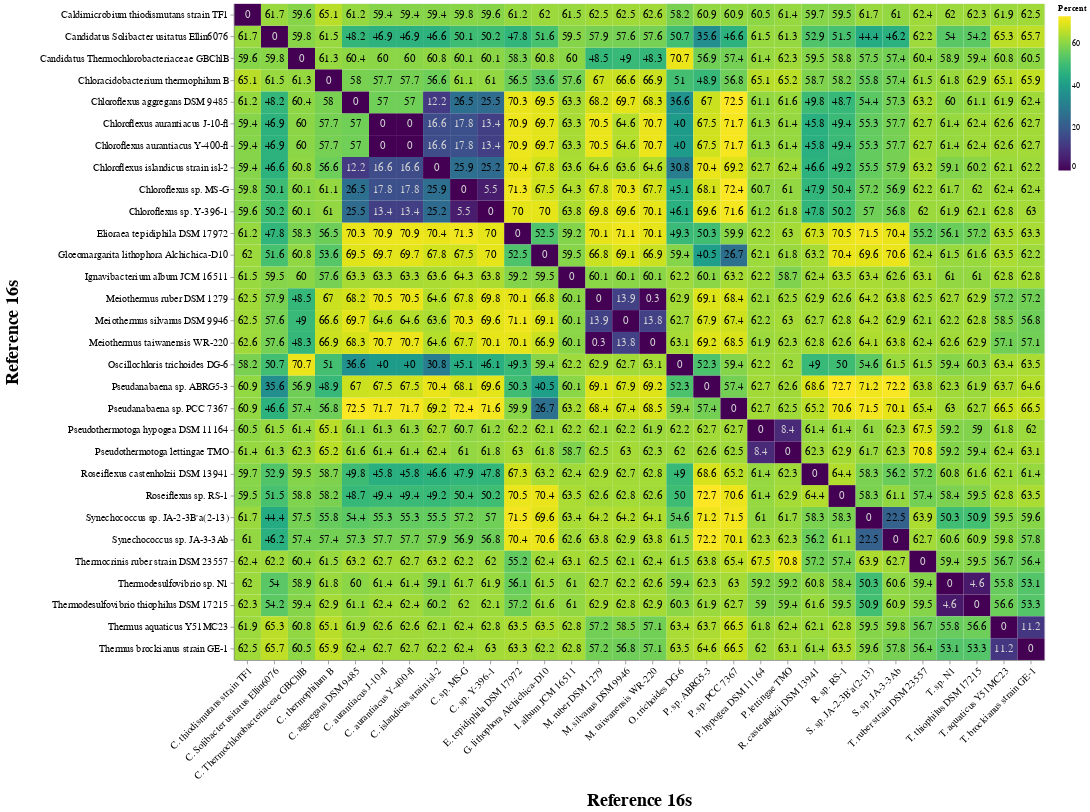

Notebook cell for this chart:
### Code cell
base = alt.Chart(
    adjustedNamesDF.copy(),
    ).encode(
    x=alt.X(
        "Reference 2:O",
        scale=alt.Scale(paddingInner=0),
        axis=alt.Axis(
            labelAngle=-45,
            labelLimit=10000,
            titleY=170
        ),
        title="Reference 16s",
        sort=explicitXAxisOrder
    ),
    y=alt.Y(
        "Reference 1:O",
        scale=alt.Scale(paddingInner=0),
        title="Reference 16s",
        axis=alt.Axis(
            labelLimit=10000,
            titleX=-275
        )
    )
).properties(
    width= 1050,
    height=850
)

heatmap = base.mark_rect().encode(
    color=alt.Color(
        "Percent:Q",
        scale=alt.Scale(scheme="viridis"),
    )
)

text = base.mark_text(
    baseline="middle",
    fontSize=14
    ).encode(
        text="Percent:Q",
        color=alt.condition(
            alt.datum.Percent < 20,
            alt.value("lightgrey"),
            alt.value("black"),
        )
)

heat_plot = heatmap + text

heat_plot.configure_axis(
    titleFontSize = 23,
    labelFontSize = 13
).configure_title(
    fontSize=30
)

### Figure 1 — Vega-Lite specification as saved in the notebook (floating-point values rounded to 4 significant figures; data arrays with more than 128 entries replaced by an {"elided": "..."} marker saying what was removed)
{"config": {"view": {"continuousWidth": 400, "continuousHeight": 300}, "axis": {"labelFontSize": 13, "titleFontSize": 23}, "title": {"fontSize": 30}}, "layer": [{"mark": "rect", "encoding": {"color": {"field": "Percent", "scale": {"scheme": "viridis"}, "type": "quantitative"}, "x": {"axis": {"labelAngle": -45, "labelLimit": 10000, "titleY": 170}, "field": "Reference 2", "scale": {"paddingInner": 0}, "sort": ["C. thiodismutans strain TF1", "C. Solibacter usitatus Ellin6076", "C. Thermochlorobacteriaceae GBChlB", "C. thermophilum B", "C. aggregans DSM 9485", "C. aurantiacus J-10-fl", "C. aurantiacus Y-400-fl", "C. islandicus strain isl-2", "C. sp. MS-G", "C. sp. Y-396-1", "E. tepidiphila DSM 17972", "G. lithophora Alchichica-D10", "I. album JCM 16511", "M. ruber DSM 1279", "M. silvanus DSM 9946", "M. taiwanensis WR-220", "O. trichoides DG-6", "P. sp. ABRG5-3", "P. sp. PCC 7367", "P. hypogea DSM 11164", "P. lettingae TMO", "R. castenholzii DSM 13941", "R. sp. RS-1", "S. sp. JA-2-3B'a(2-13)", "S. sp. JA-3-3Ab", "T. ruber strain DSM 23557", "T. sp. N1", "T. thiophilus DSM 17215", "T. aquaticus Y51MC23", "T. brockianus strain GE-1"], "title": "Reference 16s", "type": "ordinal"}, "y": {"axis": {"labelLimit": 10000, "titleX": -275}, "field": "Reference 1", "scale": {"paddingInner": 0}, "title": "Reference 16s", "type": "ordinal"}}, "height": 850, "width": 1050}, {"mark": {"type": "text", "baseline": "middle", "fontSize": 14}, "encoding": {"color": {"condition": {"value": "lightgrey", "test": "(datum.Percent < 20)"}, "value": "black"}, "text": {"field": "Percent", "type": "quantitative"}, "x": {"axis": {"labelAngle": -45, "labelLimit": 10000, "titleY": 170}, "field": "Reference 2", "scale": {"paddingInner": 0}, "sort": ["C. thiodismutans strain TF1", "C. Solibacter usitatus Ellin6076", "C. Thermochlorobacteriaceae GBChlB", "C. thermophilum B", "C. aggregans DSM 9485", "C. aurantiacus J-10-fl", "C. aurantiacus Y-400-fl", "C. islandicus strain isl-2", "C. sp. MS-G", "C. sp. Y-396-1", "E. tepidiphila DSM 17972", "G. lithophora Alchichica-D10", "I. album JCM 16511", "M. ruber DSM 1279", "M. silvanus DSM 9946", "M. taiwanensis WR-220", "O. trichoides DG-6", "P. sp. ABRG5-3", "P. sp. PCC 7367", "P. hypogea DSM 11164", "P. lettingae TMO", "R. castenholzii DSM 13941", "R. sp. RS-1", "S. sp. JA-2-3B'a(2-13)", "S. sp. JA-3-3Ab", "T. ruber strain DSM 23557", "T. sp. N1", "T. thiophilus DSM 17215", "T. aquaticus Y51MC23", "T. brockianus strain GE-1"], "title": "Reference 16s", "type": "ordinal"}, "y": {"axis": {"labelLimit": 10000, "titleX": -275}, "field": "Reference 1", "scale": {"paddingInner": 0}, "title": "Reference 16s", "type": "ordinal"}}, "height": 850, "width": 1050}], "data": {"name": "data-b4c89505301002903db91d86982ded38"}, "$schema": "https://vega.github.io/schema/vega-lite/v4.17.0.json", "datasets": {"data-b4c89505301002903db91d86982ded38": {"elided": "900 records"}}}
